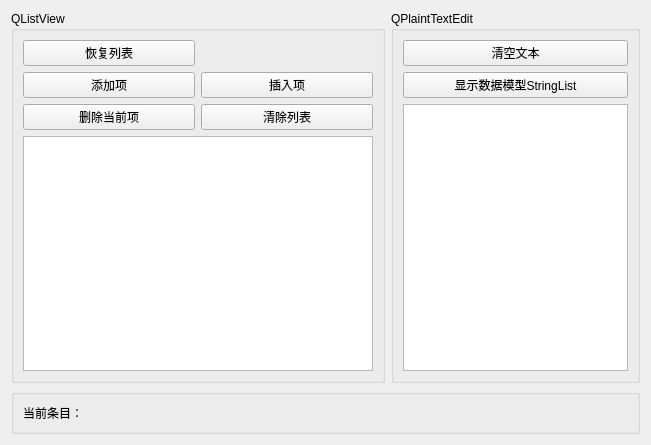
<?xml version="1.0" encoding="UTF-8"?>
<ui version="4.0">
 <class>Widget</class>
 <widget class="QWidget" name="Widget">
  <property name="geometry">
   <rect>
    <x>0</x>
    <y>0</y>
    <width>651</width>
    <height>445</height>
   </rect>
  </property>
  <property name="windowTitle">
   <string>QStringlistModel和QListView</string>
  </property>
  <layout class="QVBoxLayout" name="verticalLayout_2">
   <item>
    <layout class="QHBoxLayout" name="horizontalLayout">
     <item>
      <widget class="QGroupBox" name="groupBox">
       <property name="sizePolicy">
        <sizepolicy hsizetype="Preferred" vsizetype="Preferred">
         <horstretch>3</horstretch>
         <verstretch>0</verstretch>
        </sizepolicy>
       </property>
       <property name="title">
        <string>QListView</string>
       </property>
       <layout class="QGridLayout" name="gridLayout_2">
        <item row="0" column="0">
         <widget class="QPushButton" name="btnListInit">
          <property name="text">
           <string>恢复列表</string>
          </property>
         </widget>
        </item>
        <item row="1" column="0">
         <widget class="QPushButton" name="btnItemAppend">
          <property name="text">
           <string>添加项</string>
          </property>
         </widget>
        </item>
        <item row="1" column="1">
         <widget class="QPushButton" name="btnItemInsert">
          <property name="text">
           <string>插入项</string>
          </property>
         </widget>
        </item>
        <item row="2" column="0">
         <widget class="QPushButton" name="btnItemDelete">
          <property name="text">
           <string>删除当前项</string>
          </property>
         </widget>
        </item>
        <item row="2" column="1">
         <widget class="QPushButton" name="btnItemClear">
          <property name="text">
           <string>清除列表</string>
          </property>
         </widget>
        </item>
        <item row="3" column="0" colspan="2">
         <widget class="QListView" name="listView"/>
        </item>
       </layout>
      </widget>
     </item>
     <item>
      <widget class="QGroupBox" name="groupBox_2">
       <property name="sizePolicy">
        <sizepolicy hsizetype="Preferred" vsizetype="Preferred">
         <horstretch>2</horstretch>
         <verstretch>0</verstretch>
        </sizepolicy>
       </property>
       <property name="title">
        <string>QPlaintTextEdit</string>
       </property>
       <layout class="QVBoxLayout" name="verticalLayout">
        <item>
         <widget class="QPushButton" name="btnTextClear">
          <property name="text">
           <string>清空文本</string>
          </property>
         </widget>
        </item>
        <item>
         <widget class="QPushButton" name="bntDisplay">
          <property name="text">
           <string>显示数据模型StringList</string>
          </property>
         </widget>
        </item>
        <item>
         <widget class="QPlainTextEdit" name="plainTextEdit"/>
        </item>
       </layout>
      </widget>
     </item>
    </layout>
   </item>
   <item>
    <widget class="QGroupBox" name="groupBox_3">
     <property name="title">
      <string/>
     </property>
     <layout class="QGridLayout" name="gridLayout">
      <item row="0" column="0">
       <widget class="QLabel" name="labelCurlItem">
        <property name="text">
         <string>当前条目：</string>
        </property>
       </widget>
      </item>
     </layout>
    </widget>
   </item>
  </layout>
 </widget>
 <resources/>
 <connections/>
</ui>
